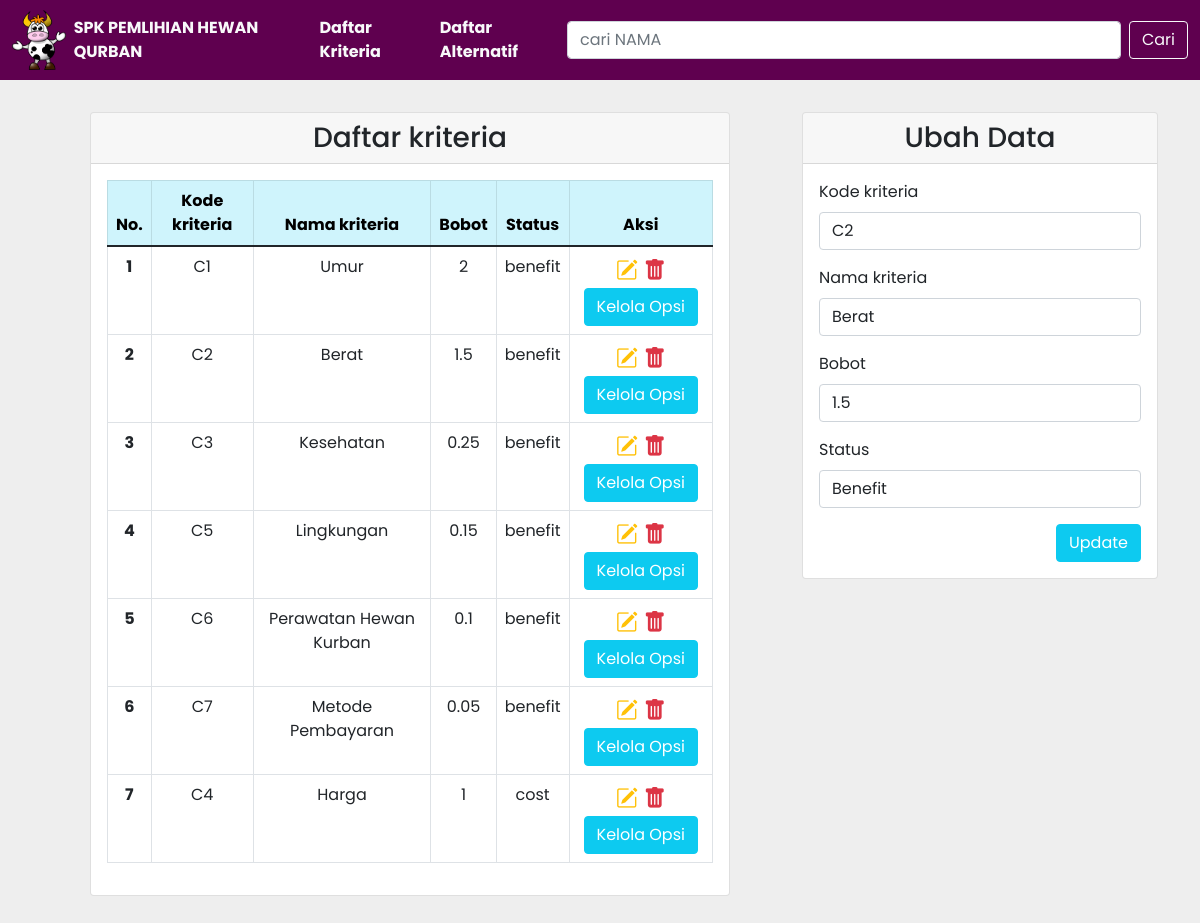
The app's page /kriteria.php?id=2 with its own data.
### tables this page shows
CREATE TABLE `kriteria` (
  `kriteria_id` int(11) NOT NULL,
  `kriteria_kode` varchar(50) NOT NULL,
  `kriteria_nama` varchar(255) DEFAULT NULL,
  `bobot` float DEFAULT NULL,
  `status` varchar(50) DEFAULT NULL
);

### config/db.php (called while the page is built)
<?php
$DB_HOST = "localhost";
$DB_USERNAME = "root";
$DB_PASSWORD = "";
$DB_NAME = "db_tubes_spk";

### classes/DB.php (called while the page is built, shortened)
<?php
class DB
{
    private $hostname;
    private $username;
    private $password;
    private $dbname;
    private $conn;
    private $result;
    function __construct($hostname, $username, $password, $dbname)
    {
        $this->hostname = $hostname;
        $this->username = $username;
        $this->password = $password;
        $this->dbname = $dbname;
    }
    function open()
    {
        $this->conn = mysqli_connect($this->hostname, $this->username, $this->password, $this->dbname);
    }
    function execute($query)
    {
        $this->result = mysqli_query($this->conn, $query);
    }
    function getResult()
    {
        return mysqli_fetch_array($this->result);
    }
}

### classes/Kriteria.php (called while the page is built, shortened)
<?php
class Kriteria extends DB
{
    function getKriteria()
    {
        $query = "SELECT * FROM kriteria";
        return $this->execute($query);
    }
    function getKriteriaById($id)
    {
        $query = "SELECT * FROM kriteria WHERE kriteria_id=$id";
        return $this->execute($query);
    }
}

### kriteria.php (the view, shortened to what this page needs)
<?php
include('config/db.php');
include('classes/DB.php');
include('classes/kriteria.php');
include('classes/Template.php');
$kriteria = new Kriteria($DB_HOST, $DB_USERNAME, $DB_PASSWORD, $DB_NAME);
$kriteria->open();
$kriteria->getKriteria();
if (isset($_POST['btn-search'])) {
    $kriteria->searchKriteria($_POST['search']);
} else {
    $kriteria->getKriteria();
}
$header = '<tr>
<th scope="row">No.</th>
<th scope="row">Kode kriteria</th>
<th scope="row">Nama kriteria</th>
<th scope="row">Bobot</th>
<th scope="row">Status</th>
<th scope="row">Aksi</th>
</tr>';
$data = null;
$no = 1;
while ($div = $kriteria->getResult()) {
    $data .= '<tr>
    <th scope="row">' . $no . '</th>
    <td>' . $div['kriteria_kode'] . '</td>
    <td>' . $div['kriteria_nama'] . '</td>
    <td>' . $div['bobot'] . '</td>
    <td>' . $div['status'] . '</td>
    <td style="font-size: 22px;">
        <a href="kriteria.php?id=' . $div['kriteria_id'] . '" title="Edit Data"><i class="bi bi-pencil-square text-warning"></i></a>&nbsp;<a href="kriteria.php?hapus=' . $div['kriteria_id'] . '" title="Delete Data"><i class="bi bi-trash-fill text-danger"></i></a>
         <button type="" class="btn btn-info text-white" name="submit"
                                    id="submit">Kelola Opsi</button>
        </td>
    </tr>';
    $no++;
}
if (isset($_GET['id'])) {
    $id = $_GET['id'];
    if ($id > 0) {
        $kriteria->getKriteriaById($id);
    }
}

### classes/Template.php (shortened to what this page needs)
<?php
class Template
{
    var $content = '';
    function __construct($filename = '')
    {
        $this->content = implode('', @file($filename));
    }
    function clear()
    {
        $this->content = preg_replace("/DATA_[A-Z|_|0-9]+/", "", $this->content);
    }
    function write()
    {
        print $this->content;
    }
    function replace($old = '', $new = '')
    {
        if (is_int($new)) {
            $value = sprintf("%d", $new);
        } elseif (is_float($new)) {
            $value = sprintf("%f", $new);
        } elseif (is_array($new)) {
            $value = '';
            foreach ($new as $item) {
                $value .= $item . ' ';
            }
        } else {
            $value = $new;
        }
        $this->content = preg_replace("/$old/", $value, $this->content);
    }
}

### records on screen
kriteria: status (picture), kriteria_kode "C2", kriteria_nama "Berat", bobot "1.5", status "benefit", status "Benefit"
kriteria: kriteria_kode "C1", kriteria_nama "Umur", bobot "2", status "benefit"
kriteria: kriteria_kode "C3", kriteria_nama "Kesehatan", bobot "0.25", status "benefit"
kriteria: kriteria_kode "C5", kriteria_nama "Lingkungan", bobot "0.15", status "benefit"
kriteria: kriteria_kode "C6", kriteria_nama "Perawatan Hewan Kurban", bobot "0.1", status "benefit"
kriteria: kriteria_kode "C7", kriteria_nama "Metode Pembayaran", bobot "0.05", status "benefit"
kriteria: kriteria_kode "C4", kriteria_nama "Harga", bobot "1", status "cost"
